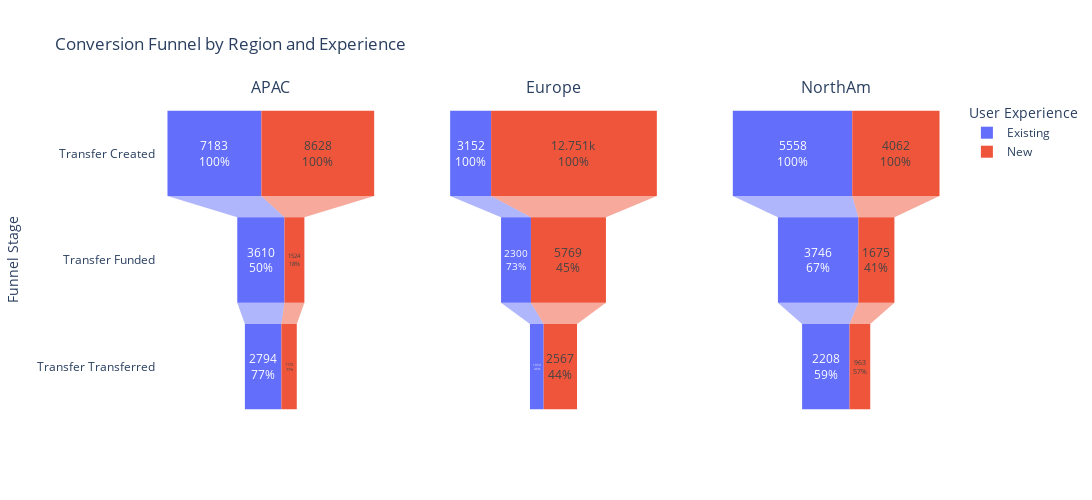

Source (notebook cell):
### Markdown cell above
### 3.1 Overall Funnel by Region & Experience
In this section, we analyse the customer journey by comparing funnel performance across new and existing users.

Breaking down the transfer lifecyle by user experience type helps us to identify where users are dropping off and whether onboarding or app familiarity are creating friction, particularly for first-time users.

This view allows us to assess whether the new route is resonating equally across segments or if specific user groups require targeted improvements to increase successful transfer completion.

### Code cell
# Execute SQL query
df = db.execute_sql_file("../sql/funnel_by_region_experience.sql")

# Get unique regions
regions = df["REGION"].unique()
experiences = sorted(df["EXPERIENCE"].unique())

# Define colors for experiences
color_map = {"Existing": "#636efa", "New": "#EF553B"}

# Create subplots
fig = make_subplots(
    rows=1,
    cols=len(regions),
    column_titles=list(regions),
    shared_yaxes=True,
    vertical_spacing=0.05,
)

# Add funnel traces for each region and experience
for col, region in enumerate(regions, start=1):
    # Loop through each experience type
    for experience in experiences:
        # Filter data for this region AND experience
        mask = (df["REGION"] == region) & (df["EXPERIENCE"] == experience)
        df_filtered = df[mask].sort_values("USER_COUNT", ascending=False)

        # Add funnel trace
        fig.add_trace(
            go.Funnel(
                name=experience,
                y=df_filtered["EVENT_NAME"],
                x=df_filtered["USER_COUNT"],
                textinfo="value+percent previous",
                textposition="inside",
                marker=dict(color=color_map[experience]),  # Set color here
                customdata=df_filtered[
                    ["CONVERSION_RATE", "DROP_OFF_RATE", "CUMULATIVE_CONVERSION_RATE"]
                ].values,
                hovertemplate="<b>%{y}</b><br>"
                + "Experience: <b>" + experience + "</b><br><br>"
                + "Users: <b>%{x:,}</b><br>"
                + "Conversion: <b>%{customdata[0]:.1%}</b><br>"
                + "Drop-off: <b>%{customdata[1]:.1%}</b><br>"
                + "Cumulative: <b>%{customdata[2]:.1%}</b><br>"
                + "<extra></extra>",
                showlegend=(col == 1),  # Show legend only for first subplot
            ),
            row=1,
            col=col,
        )

# Update layout
fig.update_layout(
    width=1200,
    height=500,
    showlegend=True,
    title_text="Conversion Funnel by Region and Experience",
    yaxis_title_text="Funnel Stage",
    legend_title_text="User Experience",
    template="plotly_white",
)

fig.show()

### Figure 1 — Plotly figure (JSON) as saved in the notebook; plotly's stock layout.template omitted (floating-point values rounded to 4 significant figures)
{"data": [{"customdata": [[NaN, NaN, 1.0], [0.5, 0.5, 0.5], [0.77, 0.23, 0.39]], "hovertemplate": "<b>%{y}</b><br>Experience: <b>Existing</b><br><br>Users: <b>%{x:,}</b><br>Conversion: <b>%{customdata[0]:.1%}</b><br>Drop-off: <b>%{customdata[1]:.1%}</b><br>Cumulative: <b>%{customdata[2]:.1%}</b><br><extra></extra>", "marker": {"color": "#636efa"}, "name": "Existing", "showlegend": true, "textinfo": "value+percent previous", "textposition": "inside", "type": "funnel", "x": [7183, 3610, 2794], "xaxis": "x", "y": ["Transfer Created", "Transfer Funded", "Transfer Transferred"], "yaxis": "y"}, {"customdata": [[NaN, NaN, 1.0], [0.18, 0.82, 0.18], [0.77, 0.23, 0.14]], "hovertemplate": "<b>%{y}</b><br>Experience: <b>New</b><br><br>Users: <b>%{x:,}</b><br>Conversion: <b>%{customdata[0]:.1%}</b><br>Drop-off: <b>%{customdata[1]:.1%}</b><br>Cumulative: <b>%{customdata[2]:.1%}</b><br><extra></extra>", "marker": {"color": "#EF553B"}, "name": "New", "showlegend": true, "textinfo": "value+percent previous", "textposition": "inside", "type": "funnel", "x": [8628, 1524, 1175], "xaxis": "x", "y": ["Transfer Created", "Transfer Funded", "Transfer Transferred"], "yaxis": "y"}, {"customdata": [[NaN, NaN, 1.0], [0.73, 0.27, 0.73], [0.46, 0.54, 0.33]], "hovertemplate": "<b>%{y}</b><br>Experience: <b>Existing</b><br><br>Users: <b>%{x:,}</b><br>Conversion: <b>%{customdata[0]:.1%}</b><br>Drop-off: <b>%{customdata[1]:.1%}</b><br>Cumulative: <b>%{customdata[2]:.1%}</b><br><extra></extra>", "marker": {"color": "#636efa"}, "name": "Existing", "showlegend": false, "textinfo": "value+percent previous", "textposition": "inside", "type": "funnel", "x": [3152, 2300, 1054], "xaxis": "x2", "y": ["Transfer Created", "Transfer Funded", "Transfer Transferred"], "yaxis": "y2"}, {"customdata": [[NaN, NaN, 1.0], [0.45, 0.55, 0.45], [0.44, 0.56, 0.2]], "hovertemplate": "<b>%{y}</b><br>Experience: <b>New</b><br><br>Users: <b>%{x:,}</b><br>Conversion: <b>%{customdata[0]:.1%}</b><br>Drop-off: <b>%{customdata[1]:.1%}</b><br>Cumulative: <b>%{customdata[2]:.1%}</b><br><extra></extra>", "marker": {"color": "#EF553B"}, "name": "New", "showlegend": false, "textinfo": "value+percent previous", "textposition": "inside", "type": "funnel", "x": [12751, 5769, 2567], "xaxis": "x2", "y": ["Transfer Created", "Transfer Funded", "Transfer Transferred"], "yaxis": "y2"}, {"customdata": [[NaN, NaN, 1.0], [0.67, 0.33, 0.67], [0.59, 0.41, 0.4]], "hovertemplate": "<b>%{y}</b><br>Experience: <b>Existing</b><br><br>Users: <b>%{x:,}</b><br>Conversion: <b>%{customdata[0]:.1%}</b><br>Drop-off: <b>%{customdata[1]:.1%}</b><br>Cumulative: <b>%{customdata[2]:.1%}</b><br><extra></extra>", "marker": {"color": "#636efa"}, "name": "Existing", "showlegend": false, "textinfo": "value+percent previous", "textposition": "inside", "type": "funnel", "x": [5558, 3746, 2208], "xaxis": "x3", "y": ["Transfer Created", "Transfer Funded", "Transfer Transferred"], "yaxis": "y3"}, {"customdata": [[NaN, NaN, 1.0], [0.41, 0.59, 0.41], [0.57, 0.43, 0.24]], "hovertemplate": "<b>%{y}</b><br>Experience: <b>New</b><br><br>Users: <b>%{x:,}</b><br>Conversion: <b>%{customdata[0]:.1%}</b><br>Drop-off: <b>%{customdata[1]:.1%}</b><br>Cumulative: <b>%{customdata[2]:.1%}</b><br><extra></extra>", "marker": {"color": "#EF553B"}, "name": "New", "showlegend": false, "textinfo": "value+percent previous", "textposition": "inside", "type": "funnel", "x": [4062, 1675, 963], "xaxis": "x3", "y": ["Transfer Created", "Transfer Funded", "Transfer Transferred"], "yaxis": "y3"}], "layout": {"annotations": [{"font": {"size": 16}, "showarrow": false, "text": "APAC", "x": 0.1444, "xanchor": "center", "xref": "paper", "y": 1, "yanchor": "bottom", "yref": "paper"}, {"font": {"size": 16}, "showarrow": false, "text": "Europe", "x": 0.5, "xanchor": "center", "xref": "paper", "y": 1, "yanchor": "bottom", "yref": "paper"}, {"font": {"size": 16}, "showarrow": false, "text": "NorthAm", "x": 0.8556, "xanchor": "center", "xref": "paper", "y": 1, "yanchor": "bottom", "yref": "paper"}], "height": 500, "legend": {"title": {"text": "User Experience"}}, "showlegend": true, "title": {"text": "Conversion Funnel by Region and Experience"}, "width": 1200, "xaxis": {"anchor": "y", "domain": [0, 0.2889]}, "xaxis2": {"anchor": "y2", "domain": [0.3556, 0.6444]}, "xaxis3": {"anchor": "y3", "domain": [0.7111, 1]}, "yaxis": {"anchor": "x", "domain": [0, 1], "title": {"text": "Funnel Stage"}}, "yaxis2": {"anchor": "x2", "domain": [0, 1], "matches": "y", "showticklabels": false}, "yaxis3": {"anchor": "x3", "domain": [0, 1], "matches": "y", "showticklabels": false}}}
